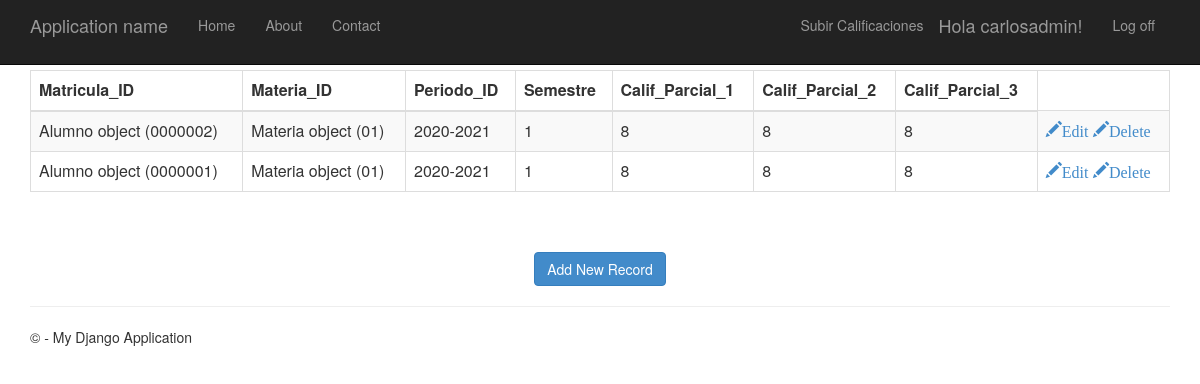
/show (signed in), run on the app's committed database.
### app/models.py (models this page shows)
class Historial(models.Model):
    Matricula_ID    = models.ForeignKey(Alumno, on_delete=models.CASCADE)
    Materia_ID      = models.ForeignKey(Materia, on_delete=models.CASCADE)
    Periodo_ID      = models.CharField(max_length=10,default='2020-2021')
    Semestre        = models.CharField(max_length=3)
    Calif_Parcial_1 = models.CharField(max_length=3)
    Calif_Parcial_2 = models.CharField(max_length=3)
    Calif_Parcial_3 = models.CharField(max_length=3)
    class Meta:
        db_table = "historial"

class Alumno(models.Model):
    Matricula_ID    = models.CharField(max_length=7, primary_key=True)   #ID DEL ALUMNO
    Maestro_ID      = models.ForeignKey(Maestro, on_delete=models.CASCADE) #RELACION DE ALUMNOS A MAESTRO
    Paterno         = models.CharField(max_length=100)
    Materno         = models.CharField(max_length=100)
    Nombre          = models.CharField(max_length=100)
    Grupo           = models.CharField(max_length=4)  #models.ForeignKey(Clases, on_delete=models.CASCADE)
    Inscrito        =models.BooleanField()
    class Meta:
        db_table = "alumno"

class Materia(models.Model):
    Materia_ID      = models.CharField(max_length=20, primary_key=True)
    Nombre          = models.CharField(max_length=100)
    Encab           = models.CharField(max_length=10)
    class Meta:
        db_table = "materia"

### app/views.py (the view)
# urls.py: path('show',views.show,name='show'),
def show(request):
    historials = Historial.objects.all()
    return render(request,'app/show.html',{'historials':historials})

### app/templates/app/show.html
﻿{% extends "app/layout.html" %}
{% block content %}
<table class="table table-striped table-bordered table-sm">
    <thead class="thead-dark">
    <tr>
        <th>Matricula_ID</th>
        <th>Materia_ID</th>
        <th>Periodo_ID</th>
        <th>Semestre</th>
        <th>Calif_Parcial_1</th>
        <th>Calif_Parcial_2</th>
        <th>Calif_Parcial_3</th>
    </tr>
    </thead>
    <tbody>
{% for historial in historials %}
    <tr>
        <td>{{ historial.Matricula_ID }}</td>
        <td>{{ historial.Materia_ID }}</td>
        <td>{{ historial.Periodo_ID }}</td>
        <td>{{ historial.Semestre }}</td>
        <td>{{ historial.Calif_Parcial_1 }}</td>
        <td>{{ historial.Calif_Parcial_2 }}</td>
        <td>{{ historial.Calif_Parcial_3 }}</td>
        <td>
            <a href="/edit/{{ historial.id }}"><span class="glyphicon glyphicon-pencil" >Edit</span></a>
            <a href="/delete/{{ historial.id }}"><span class="glyphicon glyphicon-pencil" >Delete</span></a>
        </td>
    </tr>
{% endfor %}
    </tbody>
</table>
<br>
<br>
<center><a href="/emp" class="btn btn-primary">Add New Record</a></center>
{% endblock %}

### app/templates/app/loginpartial.html (shortened to what this page needs)
{% if user.is_authenticated %}
<form id="logoutForm" action="/logout/" method="post" class="navbar-right">
    <ul class="nav navbar-nav navbar-right">
        {% if user.is_staff %}
            <li><a href="{% url 'show' %}">Subir Calificaciones</a></li>
        {%endif%}
        <li><span class="navbar-brand">Hola  {{ user.username }}!</span></li>
        <li><a href="javascript:document.getElementById('logoutForm').submit()">Log off</a></li>
    </ul>
</form>
{% else %}
<ul class="nav navbar-nav navbar-right">
    <li><a href="{% url 'login' %}">Log in</a></li>
</ul>
{% endif %}

### app/static/app/content/site.css (style rules this page uses)
body { padding-top: 50px; padding-bottom: 20px; }

### data on the page
Historial: Matricula_ID "Alumno object (0000002)", Materia_ID "Materia object (01)", Periodo_ID "2020-2021", Semestre "1", Calif_Parcial_1 "8", Calif_Parcial_2 "8", Calif_Parcial_3 "8"
Historial: Matricula_ID "Alumno object (0000001)", Materia_ID "Materia object (01)", Periodo_ID "2020-2021", Semestre "1", Calif_Parcial_1 "8", Calif_Parcial_2 "8", Calif_Parcial_3 "8"

### other printed values
{{ user.username }} "carlosadmin"
